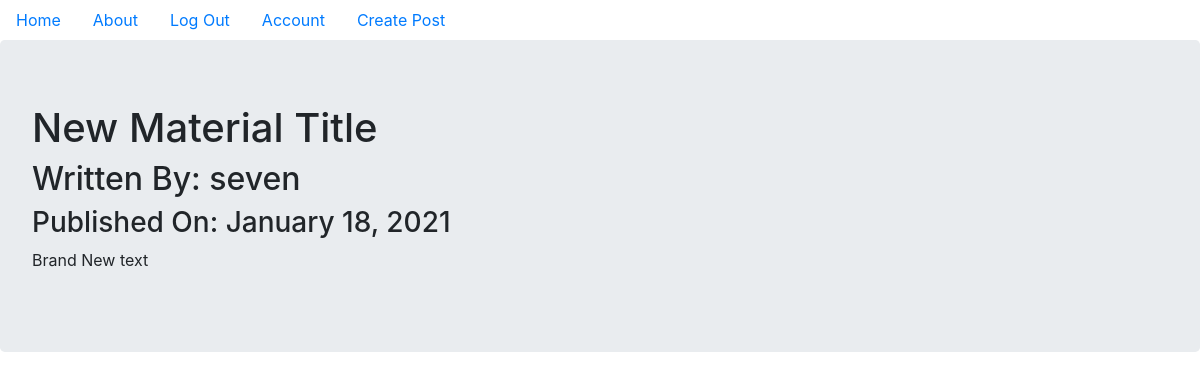
The app's page /1 (signed in) with its own data.
### puppycompanyblog/models.py (models this page shows, shortened)
class BlogPost(db.Model, UserMixin):
    users = db.relationship(User)
    id = db.Column(db.Integer, primary_key=True)
    user_id = db.Column(db.Integer, db.ForeignKey('users.id'), nullable=False)
    date = db.Column(db.DateTime, nullable=False, default=datetime.utcnow)
    title = db.Column(db.String(64), nullable=False)
    text = db.Column(db.Text, nullable=False)

class User(db.Model, UserMixin):
    __tablename__ = 'users'
    id = db.Column(db.Integer, primary_key=True)
    profile_image = db.Column(
        db.String(64), nullable=False, default='default_profile.png')
    email = db.Column(db.String(64), unique=True, index=True)
    username = db.Column(db.String(64),  unique=True, index=True)
    password_hash = db.Column(db.String(64))
    posts = db.relationship('BlogPost', backref='author', lazy=True)

### puppycompanyblog/users/views.py (the view)
@users.route('/<username>')
def user_posts(username):
    page = request.args.get('page', 1, type=int)  # Grab current page
    user = User.query.filter_by(username=username).first_or_404()
    blog_posts = BlogPost.query.filter_by(author=user).order_by(
        BlogPost.date.desc()).paginate(page=page, per_page=5)
    return render_template('user_blog_posts.html', blog_posts=blog_posts, user=user)

### puppycompanyblog/blog_posts/views.py (called while the page is built)
@blog_posts.route('/<int:blog_post_id>')
def blog_post(blog_post_id):
    blog_post = BlogPost.query.get_or_404(blog_post_id)
    return render_template('blog_post.html', title=blog_post.title, date=blog_post.date, post=blog_post)

### puppycompanyblog/models.py (called while the page is built)
@login_manager.user_loader
def load_user(user_id):
    return User.query.get(user_id)

### puppycompanyblog/templates/blog_post.html (shortened to what this page needs)
{% extends "base.html" %}
{% block content %}
<div class="jumbotron">
    <h1>{{post.title}} </h1>
    <h2>Written By: {{post.author.username}} </h2>
    <h3>Published On: {{post.date.strftime('%B %d, %Y')}} </h3>
    <p> {{post.text}} </p>
</div>
{% endblock %}

### records on screen
BlogPost: title "New Material Title", date "January 18, 2021", text "Brand New text"
User: author.username "seven"
